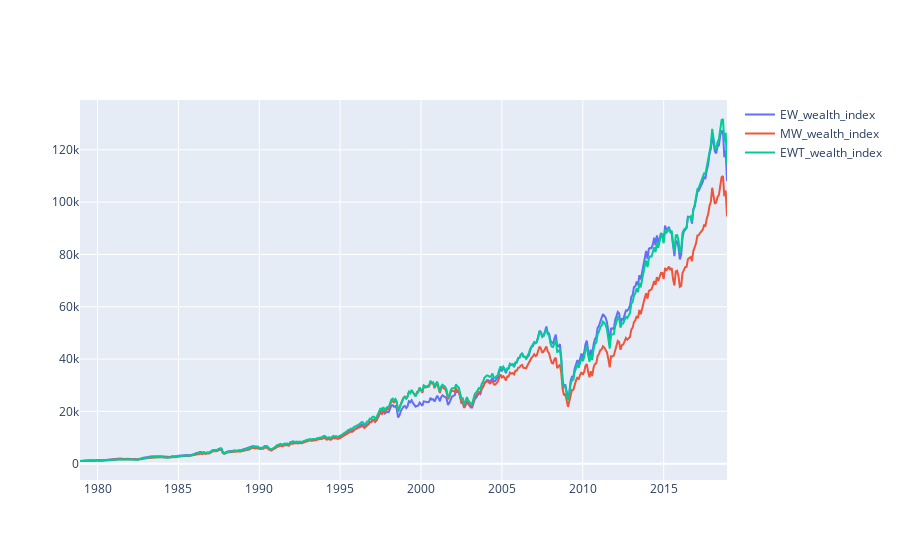

Notebook source saved alongside this figure:
### Markdown cell above
PLOT INDEX AND DISPLAY RISK INFO

### Code cell
btr_wealth_index = pd.DataFrame({key+'_wealth_index': erk.drawdown(btr[key], retrive_index=True, is1p=False) for key in btr})
data=[go.Scatter(x=btr_wealth_index.index.to_timestamp(),
                 y=btr_wealth_index[str],
                 name=str) for str in btr_wealth_index.columns]
pyo.iplot(data)
risk_info = erk.risk_info(btr)

### Figure 1 — Plotly figure (JSON) as saved in the notebook; plotly's stock layout.template omitted (floating-point values rounded to 4 significant figures; data arrays with more than 128 entries replaced by an {"elided": "..."} marker saying what was removed)
{"data": [{"name": "EW_wealth_index", "type": "scatter", "x": {"elided": "481 str values"}, "y": {"elided": "481 float values"}}, {"name": "MW_wealth_index", "type": "scatter", "x": {"elided": "481 str values"}, "y": {"elided": "481 float values"}}, {"name": "EWT_wealth_index", "type": "scatter", "x": {"elided": "481 str values"}, "y": {"elided": "481 float values"}}], "layout": {}}
